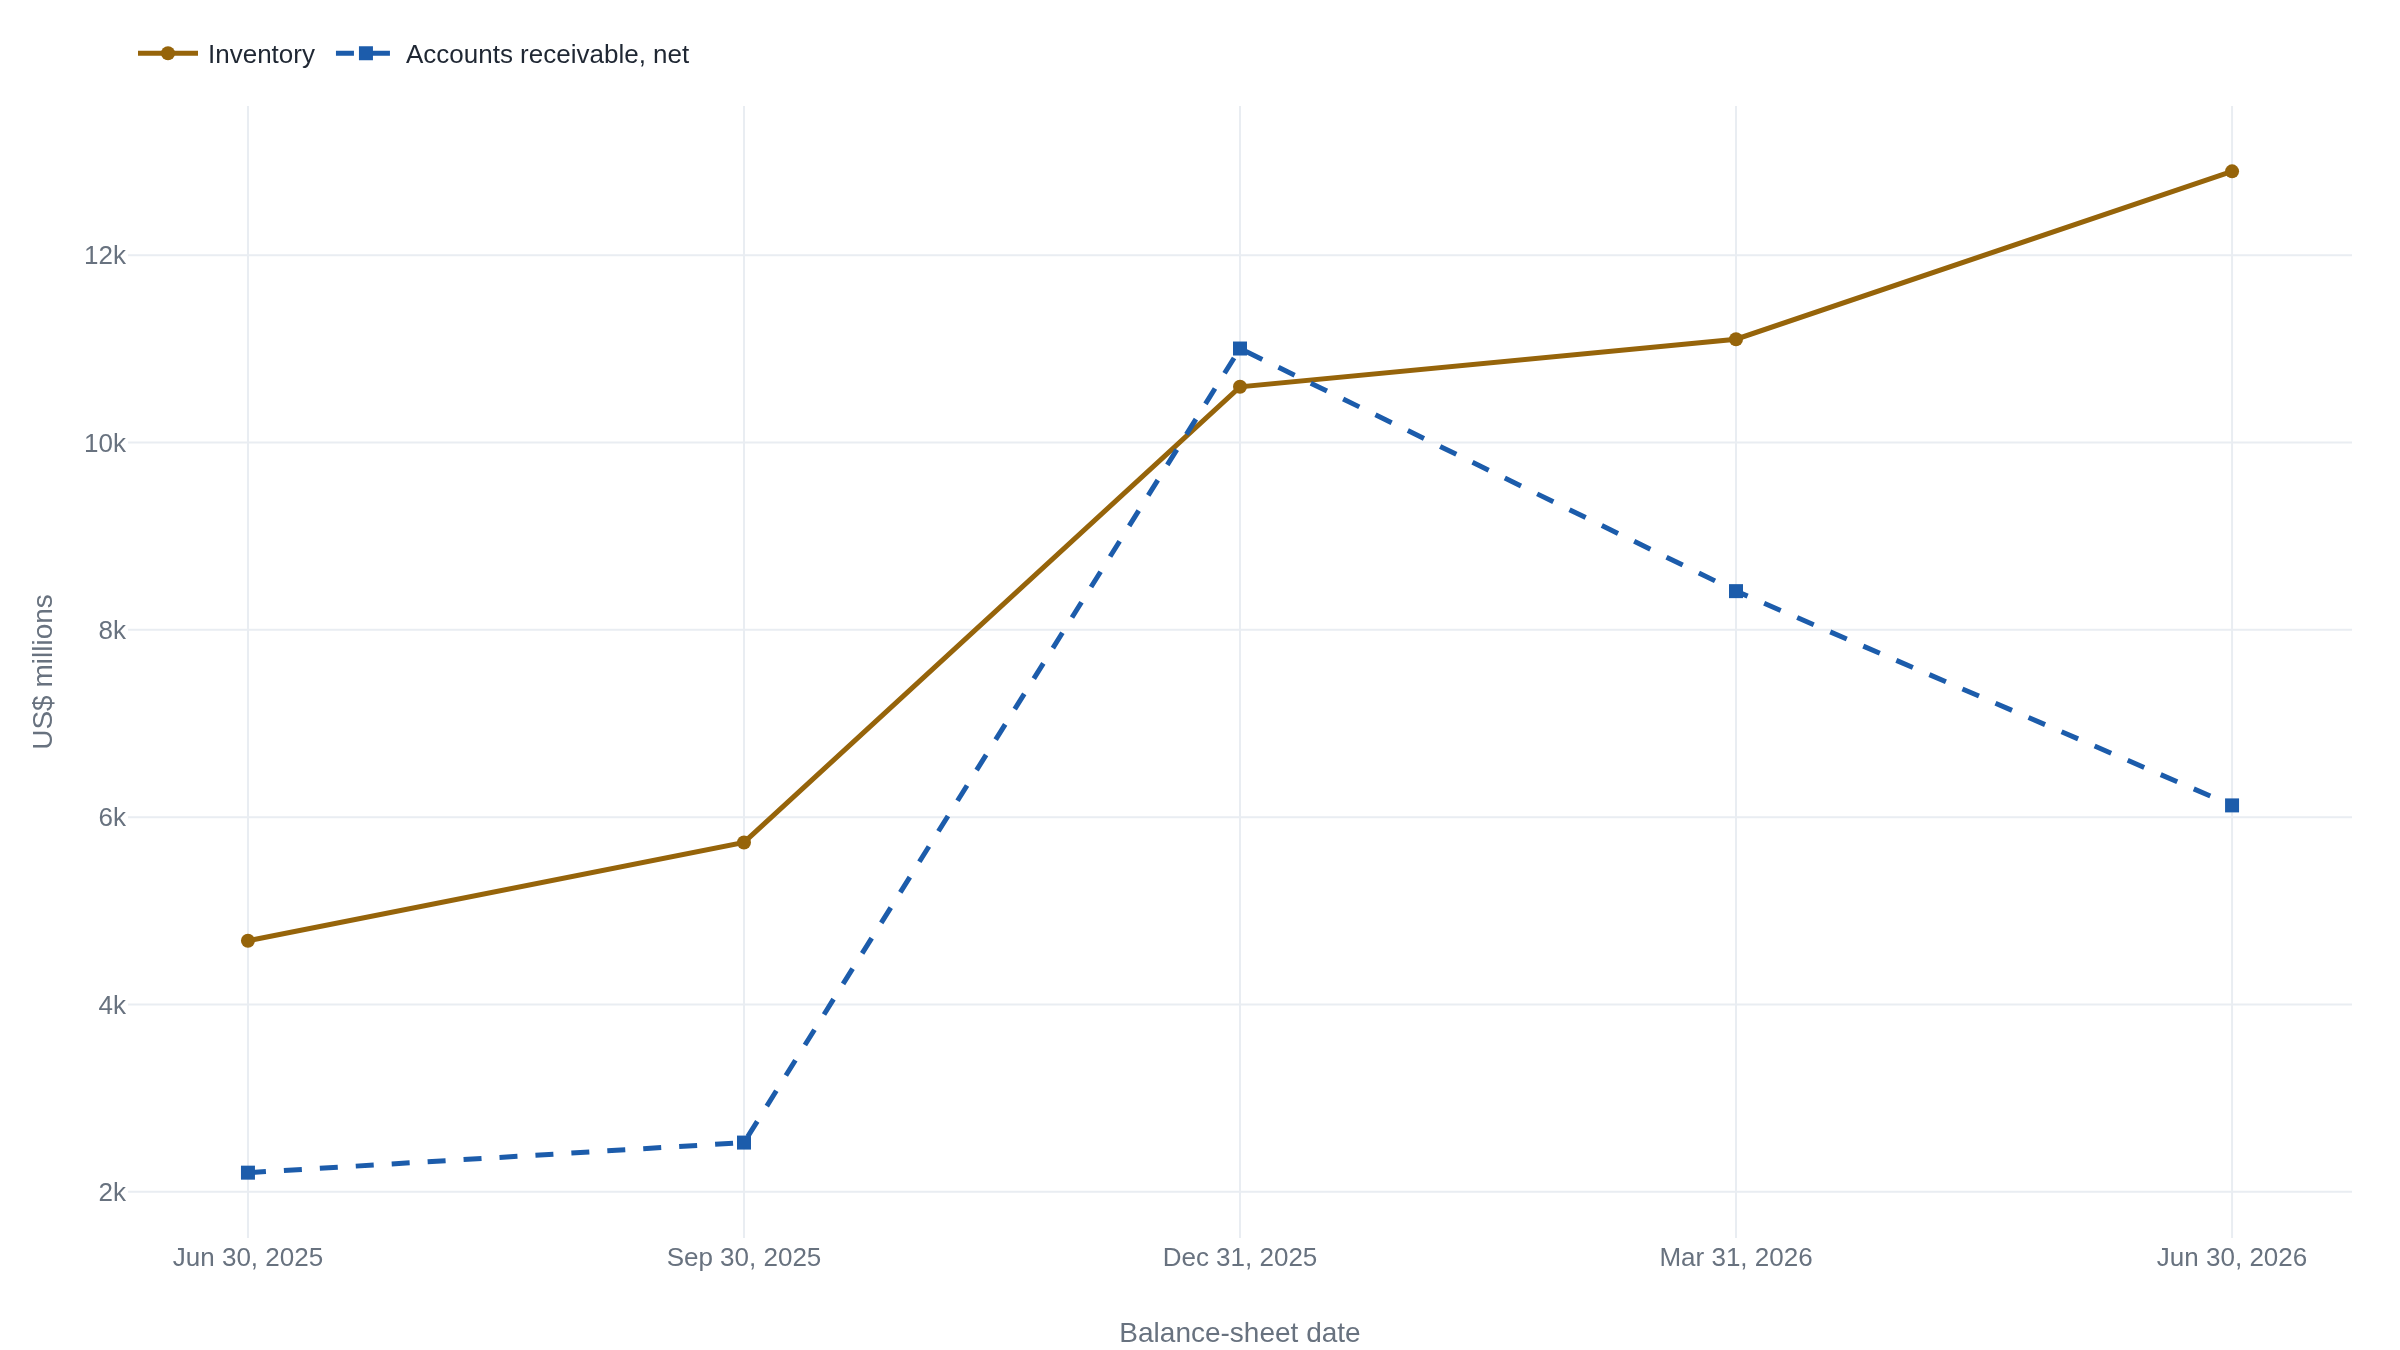

This chart was generated by the following Python code:
import plotly.graph_objects as go

# Quarter-end inventory and accounts receivable, five balance-sheet dates.
# Jun 30, 2025 is from the audited FY2025 10-K (corroborated by the 8-K
# Exhibit 99.1 comparative column); the other four dates are from SMCI's own
# Forms 10-Q and the Q4 FY2026 8-K Exhibit 99.1. See researcher/01/
# evidence.md, "Numbers" section, "Quarter-end inventory and accounts-
# receivable series, FY2025 Q4 through FY2026 Q4".
dates = ["Jun 30, 2025", "Sep 30, 2025", "Dec 31, 2025", "Mar 31, 2026", "Jun 30, 2026"]
inventory = [4680.375, 5730.002, 10595.448, 11103.376, 12895.949]
receivables = [2203.942, 2525.039, 11004.122, 8413.396, 6125.414]

fig = go.Figure()
fig.add_trace(
    go.Scatter(
        name="Inventory",
        x=dates,
        y=inventory,
        mode="lines+markers",
    )
)
fig.add_trace(
    go.Scatter(
        name="Accounts receivable, net",
        x=dates,
        y=receivables,
        mode="lines+markers",
    )
)
fig.update_layout(
    yaxis_title="US$ millions",
    xaxis_title="Balance-sheet date",
)
